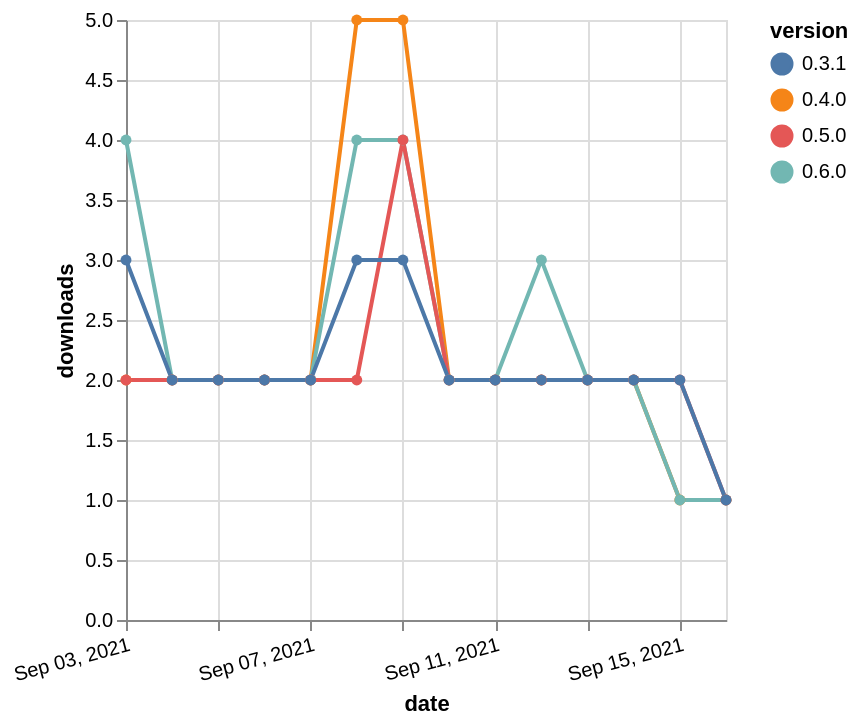

Source (Vega-Lite JSON):
### Vega-Lite specification from a JSON file in a GitHub repository (floating-point values rounded to 4 significant figures)
{"$schema": "https://vega.github.io/schema/vega-lite/v5.json", "description": "A simple bar chart with embedded data.", "data": {"values": [{"date": "2021-09-03", "total": 2874, "delta": 2, "version": "0.4.0"}, {"date": "2021-09-04", "total": 2876, "delta": 2, "version": "0.4.0"}, {"date": "2021-09-05", "total": 2878, "delta": 2, "version": "0.4.0"}, {"date": "2021-09-06", "total": 2880, "delta": 2, "version": "0.4.0"}, {"date": "2021-09-07", "total": 2882, "delta": 2, "version": "0.4.0"}, {"date": "2021-09-08", "total": 2887, "delta": 5, "version": "0.4.0"}, {"date": "2021-09-09", "total": 2892, "delta": 5, "version": "0.4.0"}, {"date": "2021-09-10", "total": 2894, "delta": 2, "version": "0.4.0"}, {"date": "2021-09-11", "total": 2896, "delta": 2, "version": "0.4.0"}, {"date": "2021-09-12", "total": 2898, "delta": 2, "version": "0.4.0"}, {"date": "2021-09-13", "total": 2900, "delta": 2, "version": "0.4.0"}, {"date": "2021-09-14", "total": 2902, "delta": 2, "version": "0.4.0"}, {"date": "2021-09-15", "total": 2903, "delta": 1, "version": "0.4.0"}, {"date": "2021-09-16", "total": 2904, "delta": 1, "version": "0.4.0"}, {"date": "2021-09-03", "total": 2352, "delta": 4, "version": "0.6.0"}, {"date": "2021-09-04", "total": 2354, "delta": 2, "version": "0.6.0"}, {"date": "2021-09-05", "total": 2356, "delta": 2, "version": "0.6.0"}, {"date": "2021-09-06", "total": 2358, "delta": 2, "version": "0.6.0"}, {"date": "2021-09-07", "total": 2360, "delta": 2, "version": "0.6.0"}, {"date": "2021-09-08", "total": 2364, "delta": 4, "version": "0.6.0"}, {"date": "2021-09-09", "total": 2368, "delta": 4, "version": "0.6.0"}, {"date": "2021-09-10", "total": 2370, "delta": 2, "version": "0.6.0"}, {"date": "2021-09-11", "total": 2372, "delta": 2, "version": "0.6.0"}, {"date": "2021-09-12", "total": 2375, "delta": 3, "version": "0.6.0"}, {"date": "2021-09-13", "total": 2377, "delta": 2, "version": "0.6.0"}, {"date": "2021-09-14", "total": 2379, "delta": 2, "version": "0.6.0"}, {"date": "2021-09-15", "total": 2380, "delta": 1, "version": "0.6.0"}, {"date": "2021-09-16", "total": 2381, "delta": 1, "version": "0.6.0"}, {"date": "2021-09-03", "total": 2442, "delta": 2, "version": "0.5.0"}, {"date": "2021-09-04", "total": 2444, "delta": 2, "version": "0.5.0"}, {"date": "2021-09-05", "total": 2446, "delta": 2, "version": "0.5.0"}, {"date": "2021-09-06", "total": 2448, "delta": 2, "version": "0.5.0"}, {"date": "2021-09-07", "total": 2450, "delta": 2, "version": "0.5.0"}, {"date": "2021-09-08", "total": 2452, "delta": 2, "version": "0.5.0"}, {"date": "2021-09-09", "total": 2456, "delta": 4, "version": "0.5.0"}, {"date": "2021-09-10", "total": 2458, "delta": 2, "version": "0.5.0"}, {"date": "2021-09-11", "total": 2460, "delta": 2, "version": "0.5.0"}, {"date": "2021-09-12", "total": 2462, "delta": 2, "version": "0.5.0"}, {"date": "2021-09-13", "total": 2464, "delta": 2, "version": "0.5.0"}, {"date": "2021-09-14", "total": 2466, "delta": 2, "version": "0.5.0"}, {"date": "2021-09-15", "total": 2468, "delta": 2, "version": "0.5.0"}, {"date": "2021-09-16", "total": 2469, "delta": 1, "version": "0.5.0"}, {"date": "2021-09-03", "total": 2502, "delta": 3, "version": "0.3.1"}, {"date": "2021-09-04", "total": 2504, "delta": 2, "version": "0.3.1"}, {"date": "2021-09-05", "total": 2506, "delta": 2, "version": "0.3.1"}, {"date": "2021-09-06", "total": 2508, "delta": 2, "version": "0.3.1"}, {"date": "2021-09-07", "total": 2510, "delta": 2, "version": "0.3.1"}, {"date": "2021-09-08", "total": 2513, "delta": 3, "version": "0.3.1"}, {"date": "2021-09-09", "total": 2516, "delta": 3, "version": "0.3.1"}, {"date": "2021-09-10", "total": 2518, "delta": 2, "version": "0.3.1"}, {"date": "2021-09-11", "total": 2520, "delta": 2, "version": "0.3.1"}, {"date": "2021-09-12", "total": 2522, "delta": 2, "version": "0.3.1"}, {"date": "2021-09-13", "total": 2524, "delta": 2, "version": "0.3.1"}, {"date": "2021-09-14", "total": 2526, "delta": 2, "version": "0.3.1"}, {"date": "2021-09-15", "total": 2528, "delta": 2, "version": "0.3.1"}, {"date": "2021-09-16", "total": 2529, "delta": 1, "version": "0.3.1"}]}, "width": "container", "mark": {"type": "line", "point": {"filled": true}}, "encoding": {"x": {"field": "date", "type": "temporal", "timeUnit": "yearmonthdate", "title": "date", "axis": {"labelAngle": -15}}, "y": {"field": "delta", "type": "quantitative", "title": "downloads"}, "color": {"field": "version", "type": "nominal"}, "tooltip": {"field": "delta"}}}
